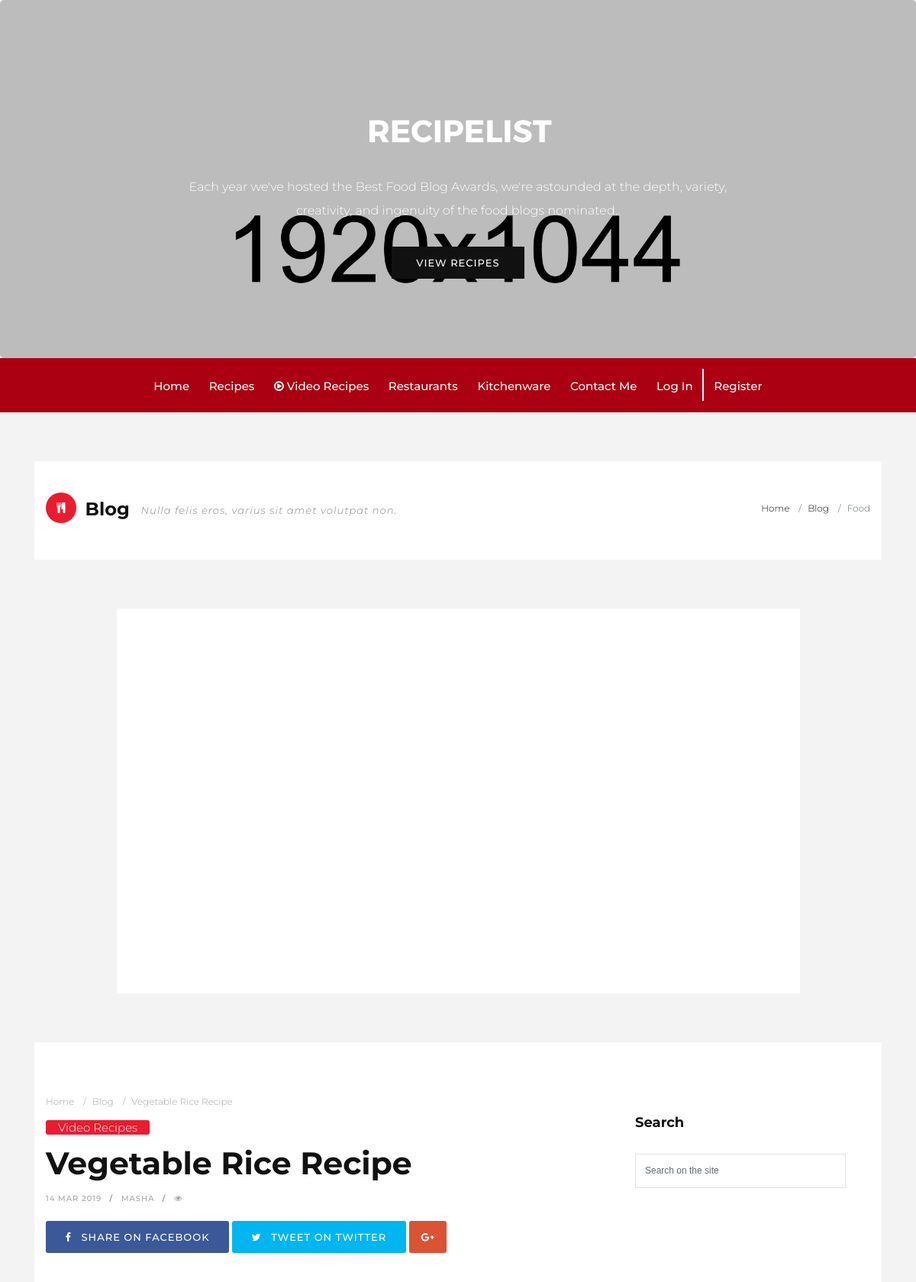
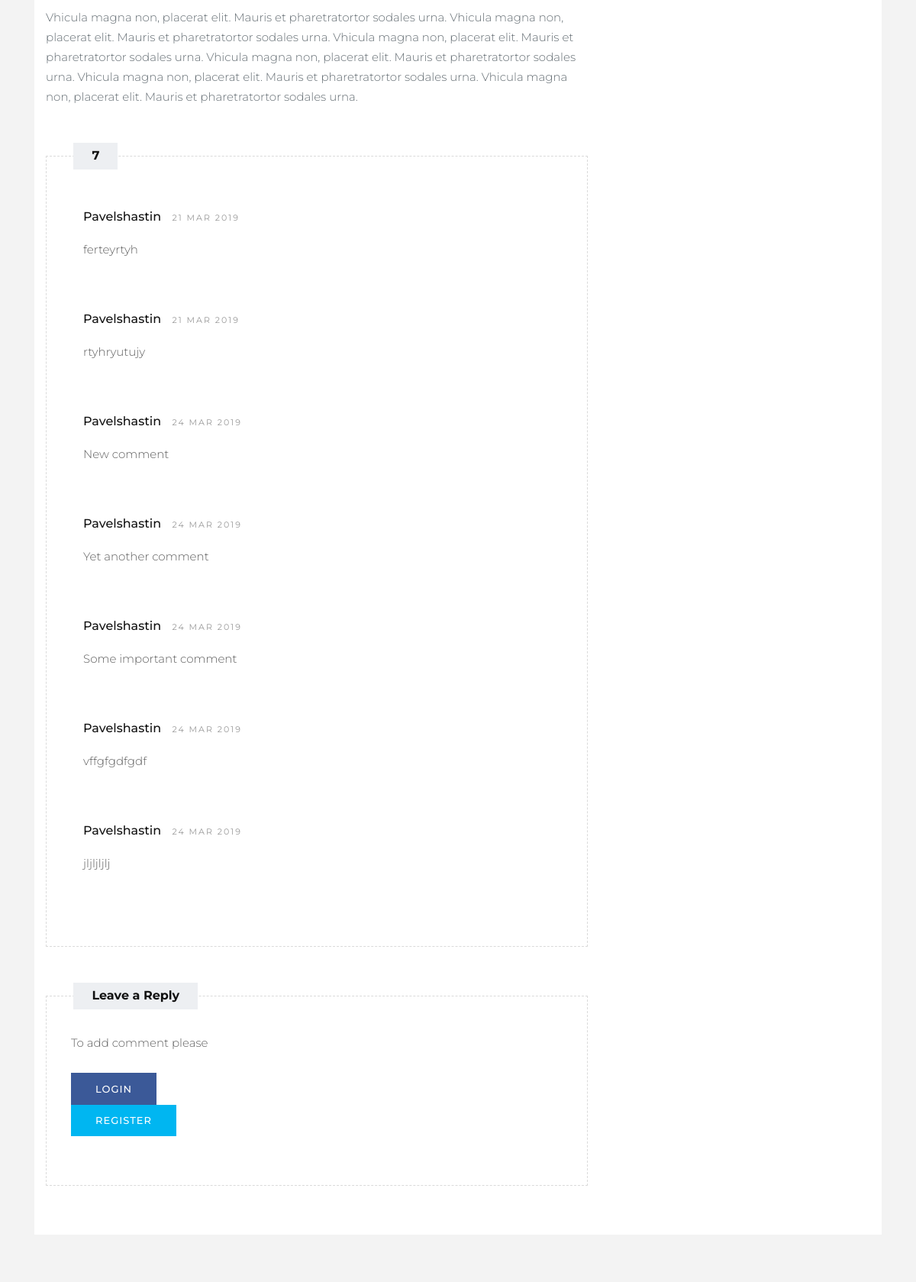
The page /reciepts/2 (upper part) on the database its author committed (2 pictures, top to bottom).
### blog/models.py (models this page shows, shortened)
class Post(models.Model):
    author = models.ForeignKey(settings.AUTH_USER_MODEL, on_delete=models.CASCADE)
    title = models.CharField(max_length=300)
    text = models.TextField()
    created_date = models.DateTimeField(default=tz.now)
    published_date = models.DateTimeField(default=tz.now)
    modified_date = models.DateTimeField()
    n_comments = models.IntegerField(default=10, blank=True, null=True)
    n_pingback = models.IntegerField(default=10, blank=True, null=True)
    rating = models.IntegerField()
    objects = PostManager()
    def get_comments(self):
        return self.comment_set.all()
    def n_comments(self):
        return self.comment_set.count()

class MyUser(AbstractUser):
    def auth(self, User):
        pass

class Comment(models.Model):
    post = models.ForeignKey(Post, on_delete=models.CASCADE)
    author = models.ForeignKey(settings.AUTH_USER_MODEL, on_delete=models.CASCADE)
    text = models.TextField()
    created_date = models.DateTimeField()
    objects = CommentManager()

### blog/views.py (the view)
# urls.py: path('reciepts/<int:post_id>', views.detail, name='detail'),
def detail(request, post_id=1):
    post = get_object_or_404(Post.objects.get_reciept_by_id(post_id))
    comments = post.get_comments()
    if request.method == "POST":
        form = CommentForm(request.POST)
        if form.is_valid():
            Comment().add(post, request.user, request.POST['comment'], timezone.now())
            form = CommentForm() # return empty form to clean it's fields after submit
    else:
        if request.user.is_authenticated:
            form = CommentForm()
        else:
            form = None
    return render(request, 'blog/food-single.html', {'post': post, 'comments': comments, 'form': form})

### blog/models.py (called while the page is built)
    def get_reciept_by_id(self, id):
        return self.filter(pk=id)

### blog/templates/blog/food-single.html (shortened to what this page needs)
{% extends 'blog/base.html' %}
{% load static %}
{% block content %}
        <div class="page-title wb">
            <div class="container">
                <div class="row">
                    <div class="col-lg-8 col-md-8 col-sm-12 col-xs-12">
                        <h2><i class="fa fa-cutlery bg-red"></i> Blog <small class="hidden-xs-down hidden-sm-down">Nulla felis eros, varius sit amet volutpat non. </small></h2>
                    </div>
                    <div class="col-lg-4 col-md-4 col-sm-12 hidden-xs-down hidden-sm-down">
                        <ol class="breadcrumb">
                            <li class="breadcrumb-item"><a href="#">Home</a></li>
                            <li class="breadcrumb-item"><a href="#">Blog</a></li>
                            <li class="breadcrumb-item active">Food</li>
                        </ol>
                    </div>
                </div>
            </div>
        </div>
        <section class="section lb">
            <div class="container">
                <div class="row">
                    <div class="col-lg-10 offset-lg-1">
                        <div class="single-post-media">
                            <div class="embed-responsive embed-responsive-16by9">
                                <iframe class="embed-responsive-item" src="http://www.youtube.com/embed/cxB4ACaaR4I" allowfullscreen></iframe>
                            </div>
                        </div>
                    </div>
                </div>
            </div>
        </section>
        <section class="section">
            <div class="container">
                <div class="row">
                    <div class="col-lg-8 col-md-12 col-sm-12 col-xs-12">
                        <div class="page-wrapper">
                            <div class="blog-title-area">
                                <ol class="breadcrumb hidden-xs-down">
                                    <li class="breadcrumb-item"><a href="#">Home</a></li>
                                    <li class="breadcrumb-item"><a href="#">Blog</a></li>
                                    <li class="breadcrumb-item active">{{ post.title | title }}</li>
                                </ol>
                                <span class="color-red"><a href="blog-category-01.html" title="">Video Recipes</a></span>
                                <h3>{{ post.title | title }}</h3>
                                <div class="blog-meta big-meta">
                                    <small><a href="#" title="">{{ post.modified_date | date:"d M Y" }}</a></small>
                                    <small><a href="#" title="">{{ post.author | title }}</a></small>
                                    <small><a href="#" title=""><i class="fa fa-eye"></i>{{ post.pingback }}</a></small>
                                </div>
                                <div class="post-sharing">
                                    <ul class="list-inline">
                                        <li><a href="#" class="fb-button btn btn-primary"><i class="fa fa-facebook"></i> <span class="down-mobile">Share on Facebook</span></a></li>
                                        <li><a href="#" class="tw-button btn btn-primary"><i class="fa fa-twitter"></i> <span class="down-mobile">Tweet on Twitter</span></a></li>
                                        <li><a href="#" class="gp-button btn btn-primary"><i class="fa fa-google-plus"></i></a></li>
                                    </ul>
                                </div>
                            </div>
                            <div class="blog-content">
                                {{ post.text }}
                            </div>
                            {% if comments %}
                            <div class="custombox clearfix">
                                <h4 class="small-title">{{ post.n_comments }}</h4>
                                <div class="row">
                                    <div class="col-lg-12">
                                        <div class="comments-list">
                                            {% for comment in comments %}
                                                <div class="media">
                                                    <div class="media-body">
                                                        {% if comment.author.first_name and comment.author.last_name %}
                                                            <h4 class="media-heading user_name">{{ comment.author.first_name | title }} {{ comment.author.last_name | title }}
                                                                <small>{{ comment.created_date | date:'d M Y' }}</small></h4>
                                                        {% else %}
                                                            <h4 class="media-heading user_name">{{ comment.author.username | title }}
                                                                <small>{{ comment.created_date | date:'d M Y' }}</small></h4>
                                                        {% endif %}
                                                        <p>{{ comment.text }}</p>
                                                    </div>
                                                </div>
                                            {% endfor %}
                                        </div>
                                    </div>
                                </div>
                            </div>
                            {% endif %}
                            <div class="custombox clearfix">
                                <h4 class="small-title">Leave a Reply</h4>
                                <div class="row">
                                    <div class="col-lg-12">
                                        {% if user.is_authenticated %}
                                            <form class="form-wrapper" action="{% url 'detail' post.id %}" method="POST">
                                                    {% csrf_token %}
                                                    {{ form }}
                                                <input type="submit" class="btn btn-primary" value="Submit Comment">
                                            </form>
                                        {% else %}
                                        <p>To add comment please </p>
                                             <ul class="list-inline">
                                                <li><a href="{% url 'login' %}" class="fb-button btn btn-primary">LogIn</a></li>
                                                <li><a href="{% url 'register' %}" class="tw-button btn btn-primary">Register</a></li>
                                            </ul>
                                        {% endif %}
                                    </div>
                                </div>
                            </div>
                        </div>
                    </div>
                    <div class="col-lg-4 col-md-12 col-sm-12 col-xs-12">
                        <div class="sidebar">
                            <div class="widget">
                                <h2 class="widget-title">Search</h2>
                                <form class="search-form">
                                    <input type="text" class="form-control" placeholder="Search on the site">
                                </form>
                            </div>
                    </div>
                </div>
            </div>
        </section>
{% endblock %}

### blog/static/blog/css/colors.css (style rules this page uses)
.tag-cloud-single span, .page-title i, .btn:hover, .sitemap-wrapper .year, .btn:focus, .navbar-inverse .navbar-toggler { color: #ffffff !important; background-color: #3197d6; }
.page-title .bg-red, .masonry-box:hover .blog-meta span.bg-red, .color-red a { background-color: #ed1b2e !important; }

### blog/static/blog/css/version/food.css (style rules this page uses)
h1, h2, h3, h4, h5, body, p, .topbar-section, .navbar-inverse .navbar-nav .nav-link, .header .dropdown-menu, .navbar-nav .nav-link { font-family: 'Montserrat', serif; }
body, p { font-weight: 300; }
.section.lb { background-color: #f3f3f3; }
.page-title.wb { border: 0; }
.sidebar .widget { padding: 2rem; margin-bottom: 2rem; background-color: #ffffff; }
.sidebar .form-control { border: 1px solid #e2e2e2; }
.blog-meta small { font-size: 10px !important; }
.blog-meta small::after { padding-left: 10px; }
.btn { border: 0 none; font-size: 13px; font-weight: 500; letter-spacing: 1px; text-transform: uppercase; }

### rows shown on the page
Post: title "Vegetable Rice Recipe", modified_date "14 MAR 2019", author "MASHA", text "Vhicula magna non, placerat elit. Mauris et pharetratortor sodales urna. Vhicula magna non, placerat elit. Mauris et pharetratortor sodales urna. Vhicula magna non, placerat elit. Mauris et pharetratortor sodales urna. Vhicula magna non, placerat elit. Mauris et pharetratortor sodales urna. Vhicula magna non, placerat elit. Mauris et pharetratortor sodales urna. Vhicula magna non, placerat elit. Mauris et pharetratortor sodales urna.", n_comments "7"
Comment: author.username "Pavelshastin", created_date "21 MAR 2019", text "ferteyrtyh"
Comment: author.username "Pavelshastin", created_date "21 MAR 2019", text "rtyhryutujy"
Comment: author.username "Pavelshastin", created_date "24 MAR 2019", text "New comment"
Comment: author.username "Pavelshastin", created_date "24 MAR 2019", text "Yet another comment"
Comment: author.username "Pavelshastin", created_date "24 MAR 2019", text "Some important comment"
Comment: author.username "Pavelshastin", created_date "24 MAR 2019", text "vffgfgdfgdf"
Comment: author.username "Pavelshastin", created_date "24 MAR 2019", text "jljljljlj"
